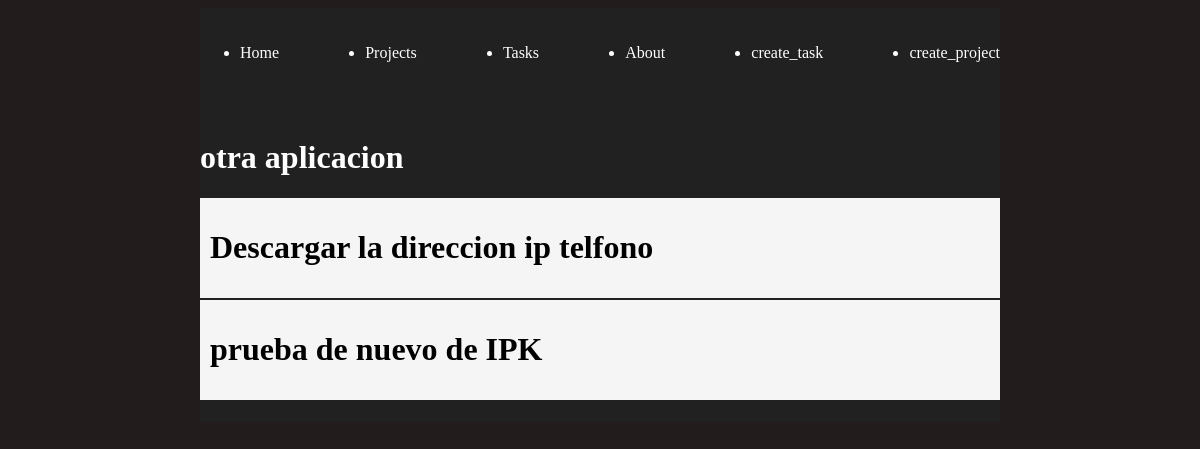
The app's page /projects/2, older data.
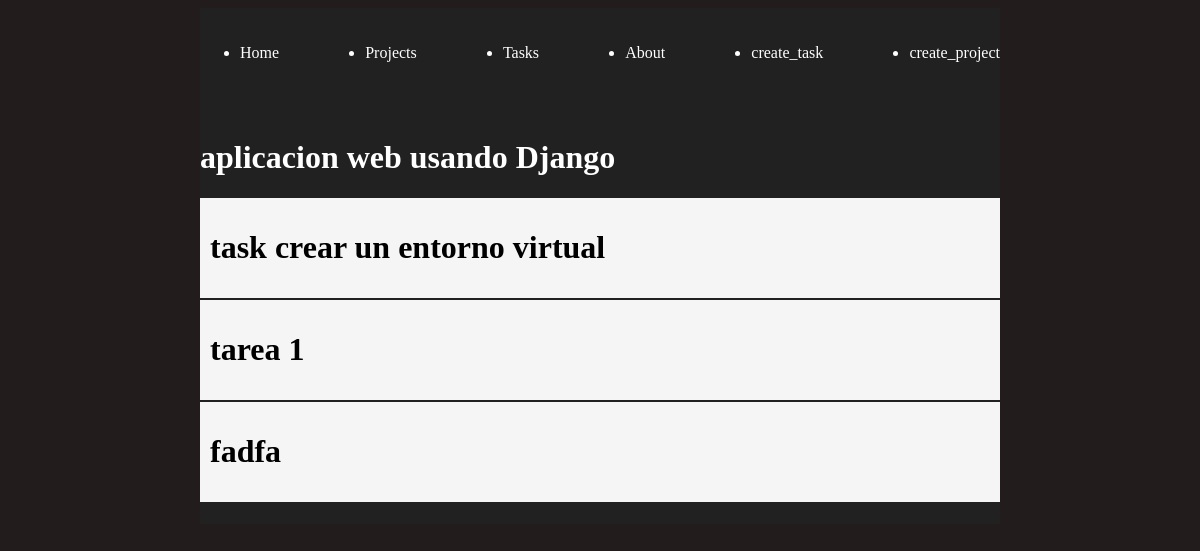
The same page, newer data.
### myapp/models.py (models this page shows, shortened)
class Project(models.Model):
    name = models.CharField(max_length=200)
    def __str__(self):
        return self.name

class Task(models.Model):
    title = models.CharField(max_length=200)
    description = models.TextField(blank=True)
    done = models.BooleanField(default=False)
    project = models.ForeignKey(Project, on_delete=models.CASCADE)  #  relación con Project

### myapp/views.py (the view)
# urls.py: path('projects/<int:id>', views.project_detail,name="project_detail")
def project_detail(request, id):
    project = Project.objects.get(id=id)
    tasks = Task.objects.filter(project_id=id)  # tareas relacionadas al proyecto
    return render(request, 'projects/detail.html', {
        'project': project,
        'tasks': tasks
    })

### myapp/templates/projects/detail.html
{% extends 'layouts/base.html' %}
{% block content %}
<h1>{{project}}</h1>
{% for task in tasks%}
<div class="card">
    <h1>{{task.title}}</h1>
</div>
{% endfor%}
{% endblock %}

Row changes from the older to the newer data that the page shows:
removed Task: title "Descargar la direccion ip telfono"
removed Task: title "prueba de nuevo de IPK"
changed Project: name "otra aplicacion" → "aplicacion web usando Django"
added Task: title "task crear un entorno virtual"
added Task: title "tarea 1"
added Task: title "fadfa"
